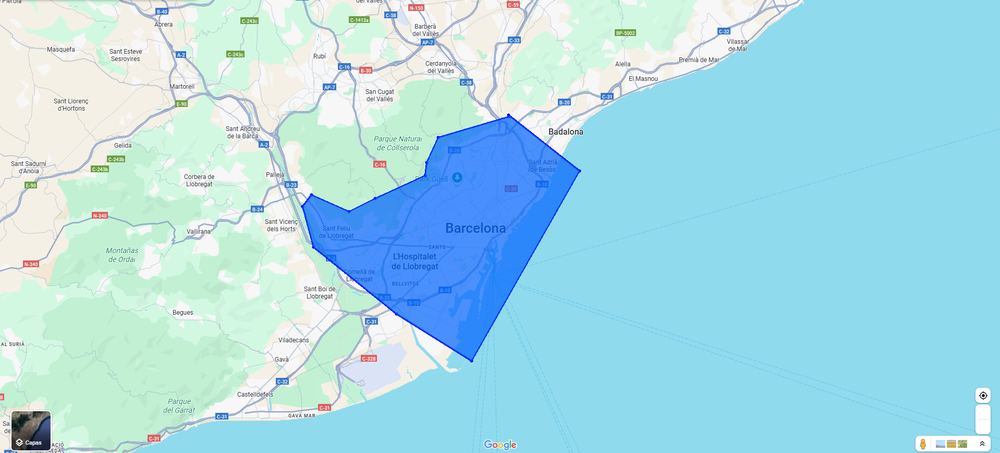
#> input picture Images/BarcelonaAOI.png, 1000 x 453 px, shrunk from 1918 x 868 before the run, found by its file name
$ python ShapeFileCoordinateGen.py
#> lines starting #> are read from the running program, lines starting #| are printed output that depends on the picture; after the words box and inside, x2 and y2 are one past the last pixel; in counts of white or black regions, pixels touching at a corner belong together
import cv2
import numpy as np
import geopandas as gpd
from shapely.geometry import Polygon
import os
import zipfile
import main


# 1. Load the image

image_name =   main.image_name
AreaName = image_name.split('.')[0]  # Extract the name without extension

if not image_name:
    input("Enter the image name (with extension): ")
image_path = '/home/cesccgasso/Python-Projects/Tools/ShapeFile Identifer/Images/' + image_name
image = cv2.imread(image_path)
#> image is the input picture: shape (453, 1000, 3); mean B, G, R 231.3, 219.5, 170.1
if image is None:
    raise FileNotFoundError(f"Image '{image_name}' not found at '/home/cesccgasso/Python-Projects/Tools/ShapeFile Identifer/Images/'\n\nPlease maker sure the image is in the folder /Images/")
    exit()
height, width, _ = image.shape
#> height = 453; width = 1000

# 2. Define the geographic extent of the image (top-left and bottom-right)
# Replace these with your known map bounds:

top_left_lat, top_left_lon = main.top_left_lat, main.top_left_lon
bottom_right_lat, bottom_right_lon = main.bottom_right_lat, main.bottom_right_lon
if not top_left_lat or not top_left_lon or not bottom_right_lat or not bottom_right_lon:
    input("Enter the top-left latitude and longitude (lat, lon): ")
    top_left_lat, top_left_lon = map(float, input("Top-left (lat, lon): ").split(','))
    input("Enter the bottom-right latitude and longitude (lat, lon): ")
    bottom_right_lat, bottom_right_lon = map(float, input("Bottom-right (lat, lon): ").split(','))
    exit()

# Functions to convert pixel (x, y) to lat/lon:
def pixel_to_coords(x, y):
    lon = top_left_lon + (x / width) * (bottom_right_lon - top_left_lon)
    lat = top_left_lat - (y / height) * (top_left_lat - bottom_right_lat)
    return lon, lat

# 3. Convert image to HSV and create mask for dark blue
hsv = cv2.cvtColor(image, cv2.COLOR_BGR2HSV)
#> hsv: shape (453, 1000, 3); mean H, S, V 79, 75.8, 239.1
lower_blue = np.array(main.lower_blue)
upper_blue = np.array(main.upper_blue)
mask = cv2.inRange(hsv, lower_blue, upper_blue)
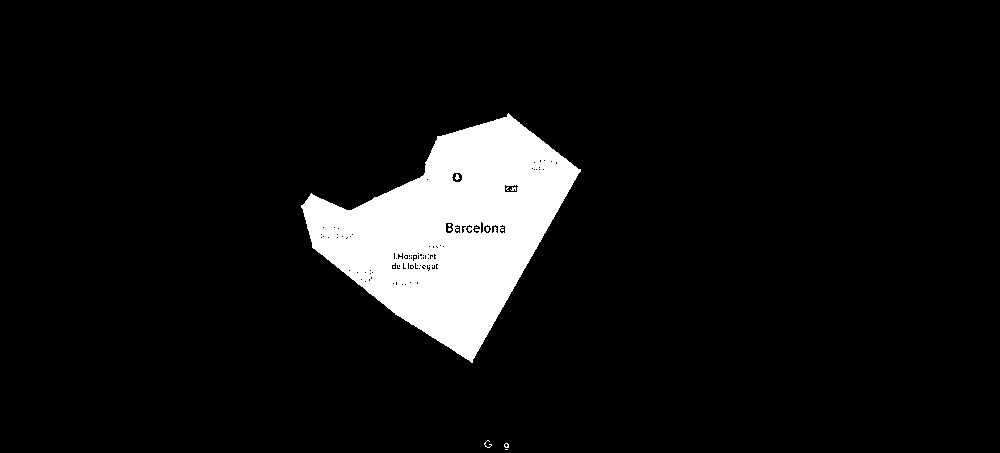
#> mask: shape (453, 1000); 7.7% white; 13 white regions (12 under 20 px), largest, box (x1, y1, x2, y2) and area: (301, 113, 581, 363) 34656

# 4. Clean mask
kernel = np.ones((3, 3), np.uint8)
mask = cv2.morphologyEx(mask, cv2.MORPH_OPEN, kernel)
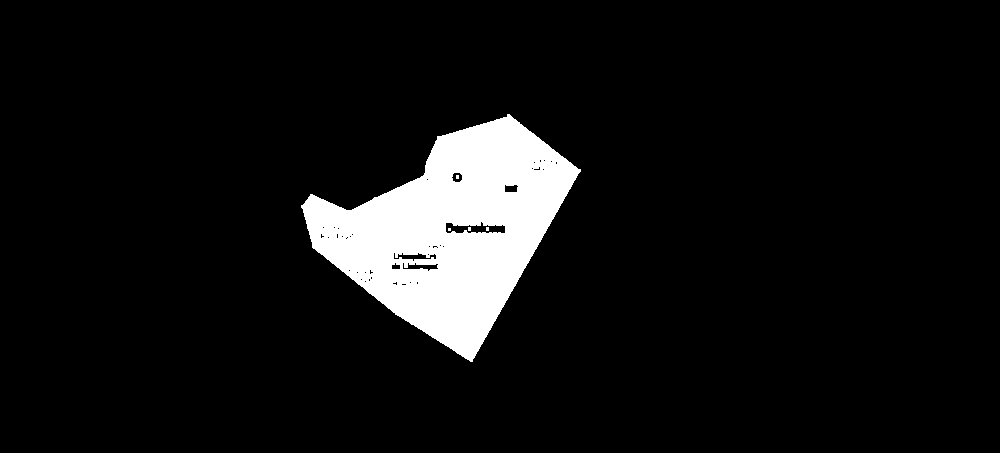
#> mask: shape (453, 1000); 7.6% white; 5 white regions (4 under 20 px), largest, box (x1, y1, x2, y2) and area: (301, 114, 581, 362) 34353
mask = cv2.morphologyEx(mask, cv2.MORPH_CLOSE, kernel)
#> mask: shape (453, 1000); 7.6% white; 1 white region

# 5. Find contours
contours, _ = cv2.findContours(mask, cv2.RETR_EXTERNAL, cv2.CHAIN_APPROX_SIMPLE)
#> contours = 1 contour; box (x1, y1, x2, y2) and area: (301, 114, 581, 362) 34944

# 6. Create geographic polygons
polygons = []
for contour in contours:
    if cv2.contourArea(contour) > 100:  # Remove small shapes
        coords = []
        for point in contour:
            x, y = point[0]
            lon, lat = pixel_to_coords(x, y)
            coords.append((lon, lat))
        polygons.append(Polygon(coords))
#> this loop made 1 pass

# 7. Create GeoDataFrame in EPSG:4326 (WGS84)
#> (the run stopped early here; a loop or call above may not have finished)
